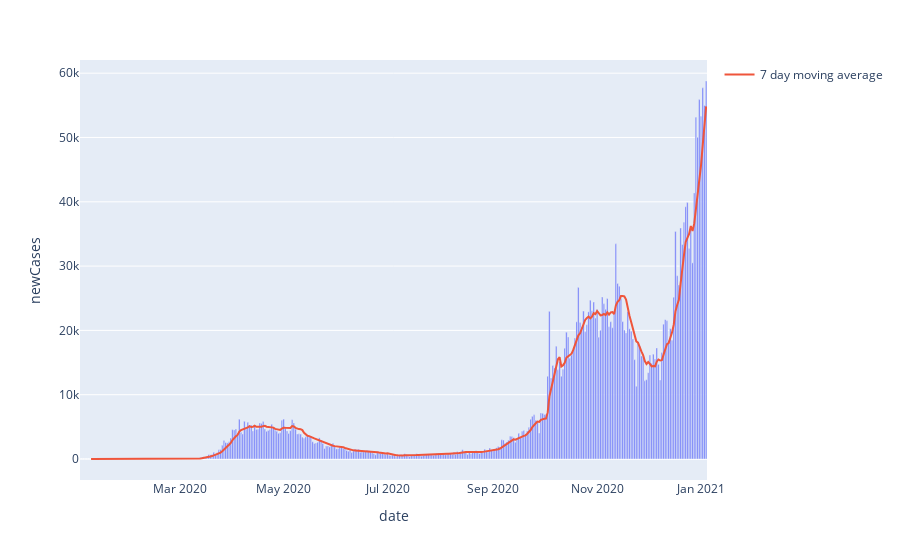

The notebook cell saved with this chart:
### Code cell
fig = px.bar(
    df,
    x = 'date',
    y = 'newCases'
)

fig.add_trace(
    go.Scatter(
        x = df.date,
        y = df['7dayCases'],
        mode = 'lines',
        name = '7 day moving average'
    )
)

fig.show()

### Figure 1 — Plotly figure (JSON) as saved in the notebook; plotly's stock layout.template omitted (floating-point values rounded to 4 significant figures; data arrays with more than 128 entries replaced by an {"elided": "..."} marker saying what was removed)
{"data": [{"alignmentgroup": "True", "hovertemplate": "date=%{x}<br>newCases=%{y}<extra></extra>", "legendgroup": "", "marker": {"color": "#636efa"}, "name": "", "offsetgroup": "", "orientation": "v", "showlegend": false, "textposition": "auto", "type": "bar", "x": {"elided": "368 str values"}, "xaxis": "x", "y": {"elided": "368 int values"}, "yaxis": "y"}, {"mode": "lines", "name": "7 day moving average", "type": "scatter", "x": {"elided": "368 str values"}, "y": {"elided": "368 float values"}}], "layout": {"autosize": true, "barmode": "relative", "legend": {"tracegroupgap": 0}, "margin": {"t": 60}, "xaxis": {"anchor": "y", "autorange": true, "domain": [0, 1], "range": ["2020-01-02 12:00", "2021-01-04 12:00"], "title": {"text": "date"}, "type": "date"}, "yaxis": {"anchor": "x", "autorange": true, "domain": [0, 1], "range": [-3266.0, 62050.0], "title": {"text": "newCases"}, "type": "linear"}}}
